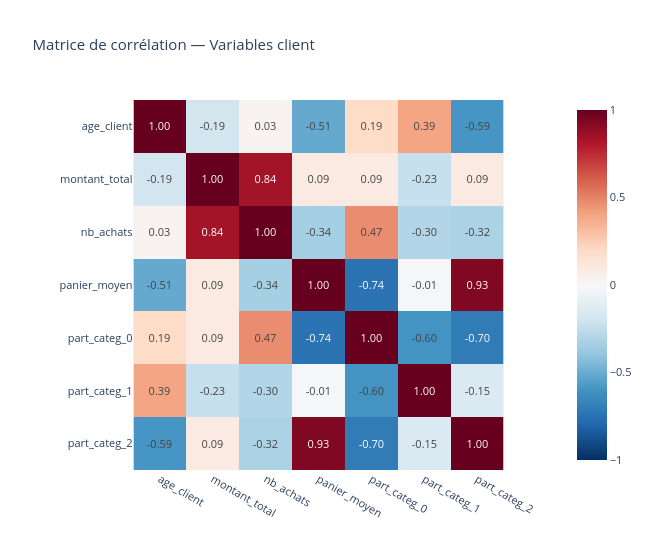

Source (notebook cell):
### Markdown cell above
## 5. 🔗 Rappel : la matrice de corrélation

Avant de lancer l'ACP, visualisons les corrélations entre nos variables.
C'est le point de départ que l'ACP va "synthétiser".

### Code cell
features = ['age_client', 'montant_total', 'nb_achats', 'panier_moyen'] + \
           [c for c in df_clients.columns if c.startswith('part_categ_')]

corr_matrix = df_clients[features].corr()

fig = px.imshow(
    corr_matrix,
    text_auto=".2f",
    color_continuous_scale='RdBu_r',
    zmin=-1, zmax=1,
    title="Matrice de corrélation — Variables client",
    width=650, height=550
)
fig.update_layout(font_size=11)
fig.show()

print("\n💡 Interprétation :")
print("   → Les cases bleues foncées = corrélation positive forte")
print("   → Les cases rouges foncées = corrélation négative forte")
print("   → L'ACP va chercher les axes qui capturent au mieux ces structures.")

### Figure 1 — Plotly figure (JSON) as saved in the notebook; plotly's stock layout.template omitted (floating-point values rounded to 4 significant figures)
{"data": [{"coloraxis": "coloraxis", "hovertemplate": "x: %{x}<br>y: %{y}<br>color: %{z}<extra></extra>", "name": "0", "texttemplate": "%{z:.2f}", "type": "heatmap", "x": ["age_client", "montant_total", "nb_achats", "panier_moyen", "part_categ_0", "part_categ_1", "part_categ_2"], "xaxis": "x", "y": ["age_client", "montant_total", "nb_achats", "panier_moyen", "part_categ_0", "part_categ_1", "part_categ_2"], "yaxis": "y", "z": [[1.0, -0.1876, 0.03033, -0.5105, 0.1948, 0.3947, -0.5906], [-0.1876, 1.0, 0.8369, 0.0921, 0.09302, -0.234, 0.09249], [0.03033, 0.8369, 1.0, -0.3393, 0.4717, -0.2989, -0.3179], [-0.5105, 0.0921, -0.3393, 1.0, -0.743, -0.01378, 0.9303], [0.1948, 0.09302, 0.4717, -0.743, 1.0, -0.5992, -0.7044], [0.3947, -0.234, -0.2989, -0.01378, -0.5992, 1.0, -0.1462], [-0.5906, 0.09249, -0.3179, 0.9303, -0.7044, -0.1462, 1.0]]}], "layout": {"coloraxis": {"cmax": 1, "cmin": -1, "colorscale": [[0, "rgb(5,48,97)"], [0.1, "rgb(33,102,172)"], [0.2, "rgb(67,147,195)"], [0.3, "rgb(146,197,222)"], [0.4, "rgb(209,229,240)"], [0.5, "rgb(247,247,247)"], [0.6, "rgb(253,219,199)"], [0.7, "rgb(244,165,130)"], [0.8, "rgb(214,96,77)"], [0.9, "rgb(178,24,43)"], [1, "rgb(103,0,31)"]]}, "font": {"size": 11}, "height": 550, "title": {"text": "Matrice de corrélation — Variables client"}, "width": 650, "xaxis": {"anchor": "y", "constrain": "domain", "domain": [0, 1], "scaleanchor": "y"}, "yaxis": {"anchor": "x", "autorange": "reversed", "constrain": "domain", "domain": [0, 1]}}}
